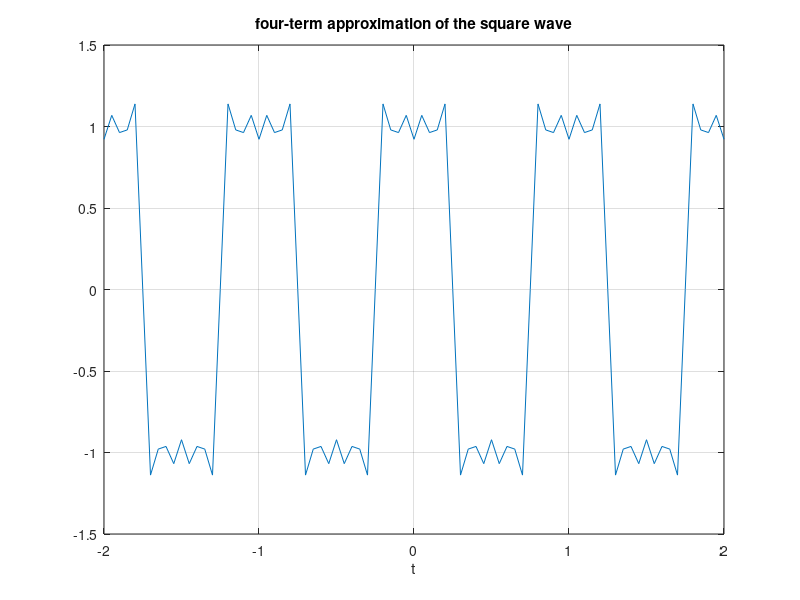

Write the MATLAB code that produced this figure.
%EXA2_05        Example 2.5, 
%Fourier series.

t = -2: 0.05: 2;
omega = 2*pi;
x1 = cos(omega*t);
x2 = -cos(3*omega*t)/3;
x3 = cos(5*omega*t)/5;
x4 = -cos(7*omega*t)/7;
x  = 4*(x1 + x2 + x3 + x4)/pi
plot(t, x), grid
title('four-term approximation of the square wave')
xlabel('t')
